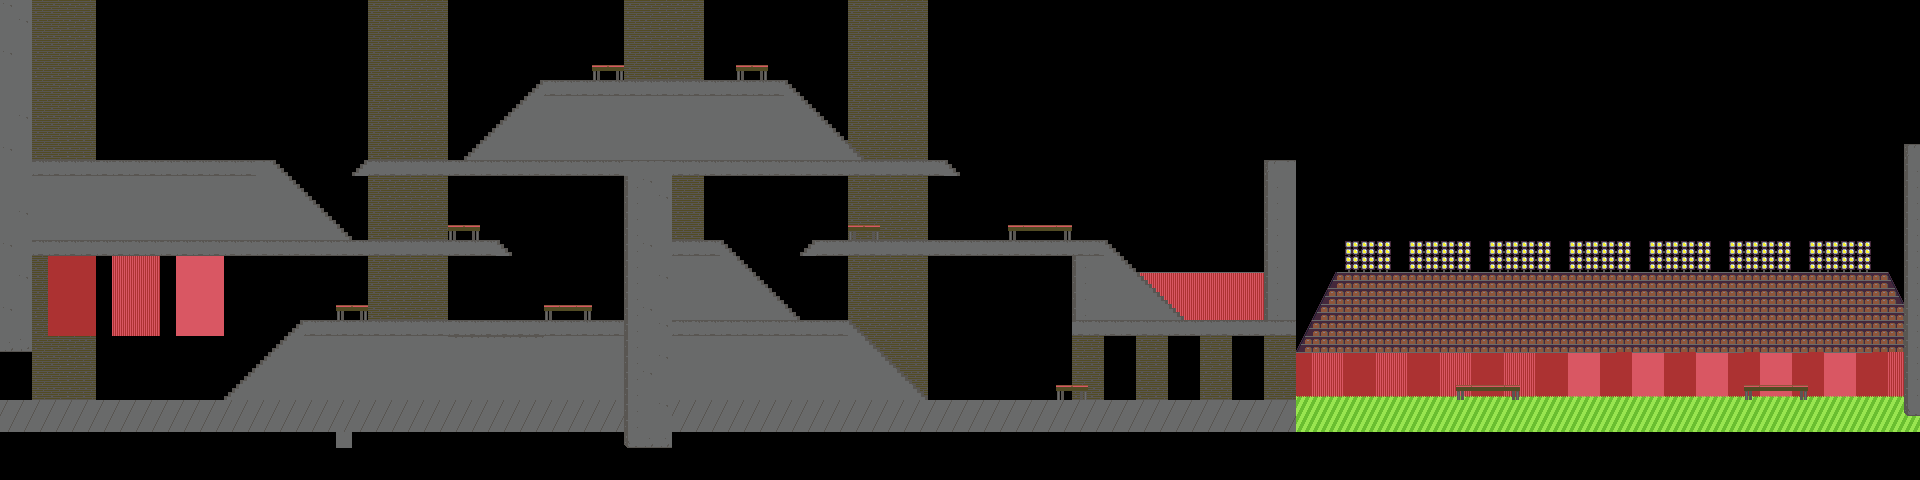

Tiled map render using the project's own tile images. Description and the map definition, with tile-layer contents summarised, below:
An orthogonal 120x30 tile map with 16x16 px tiles, 2 tile layers (background, walls), 2 tilesets and 31 objects.

<map version="1.2" tiledversion="1.2.3" orientation="orthogonal" renderorder="right-down" width="120" height="30" tilewidth="16" tileheight="16" infinite="0" nextlayerid="8" nextobjectid="105">
 <tileset firstgid="1" source="tmp-tiles.tsx" />
 <tileset firstgid="81" source="Enemies.tsx" />
 <layer id="4" name="background" width="120" height="30">
  <data>[3600 cells, 1483 non-empty, 33 distinct tile ids]</data>
 </layer>
 <layer id="5" name="walls" width="120" height="30">
  <data>[3600 cells, 573 non-empty, 18 distinct tile ids]</data>
 </layer>
 <objectgroup id="7" name="objects">
  <object id="6" template="player_start.tx" x="56" y="384" />
  <object id="72" template="enemy_3.tx" x="1856" y="400" />
  <object id="73" template="enemy_3.tx" x="288" y="320" />
  <object id="74" template="enemy_3.tx" x="592" y="320" />
  <object id="75" template="enemy_2.tx" x="512" y="320" />
  <object id="76" template="enemy_1.tx" gid="2147483729" x="352" y="240" />
  <object id="77" template="enemy_2.tx" gid="2147483730" x="592" y="208" />
  <object id="78" template="enemy_3.tx" x="416" y="160" />
  <object id="80" template="enemy_3.tx" gid="2147483731" x="112" y="160" />
  <object id="81" template="enemy_1.tx" x="432" y="320" />
  <object id="82" template="enemy_1.tx" x="192" y="160" />
  <object id="83" template="enemy_1.tx" gid="2147483729" x="80" y="160" />
  <object id="84" template="enemy_2.tx" x="976" y="240" />
  <object id="85" template="enemy_3.tx" x="752" y="80" />
  <object id="86" template="enemy_1.tx" x="672" y="80" />
  <object id="87" template="enemy_3.tx" x="560" y="80" />
  <object id="88" template="enemy_3.tx" gid="2147483731" x="672" y="240" />
  <object id="89" template="enemy_3.tx" x="1232" y="320" />
  <object id="90" template="enemy_1.tx" x="1200" y="320" />
  <object id="91" template="enemy_1.tx" x="816" y="320" />
  <object id="92" template="enemy_1.tx" gid="2147483729" x="800" y="320" />
  <object id="93" template="enemy_3.tx" x="1072" y="400" />
  <object id="94" template="enemy_2.tx" x="1296" y="352" />
  <object id="95" template="enemy_1.tx" x="1136" y="400" />
  <object id="98" template="enemy_1.tx" x="1184" y="400" />
  <object id="99" template="enemy_1.tx" gid="2147483729" x="880" y="240" />
  <object id="100" template="enemy_1.tx" x="912" y="160" />
  <object id="101" template="enemy_3.tx" x="1424" y="400" />
  <object id="102" template="enemy_1.tx" x="1520" y="400" />
  <object id="103" template="enemy_1.tx" x="1392" y="400" />
  <object id="104" template="enemy_1.tx" x="1776" y="384" />
 </objectgroup>
</map>